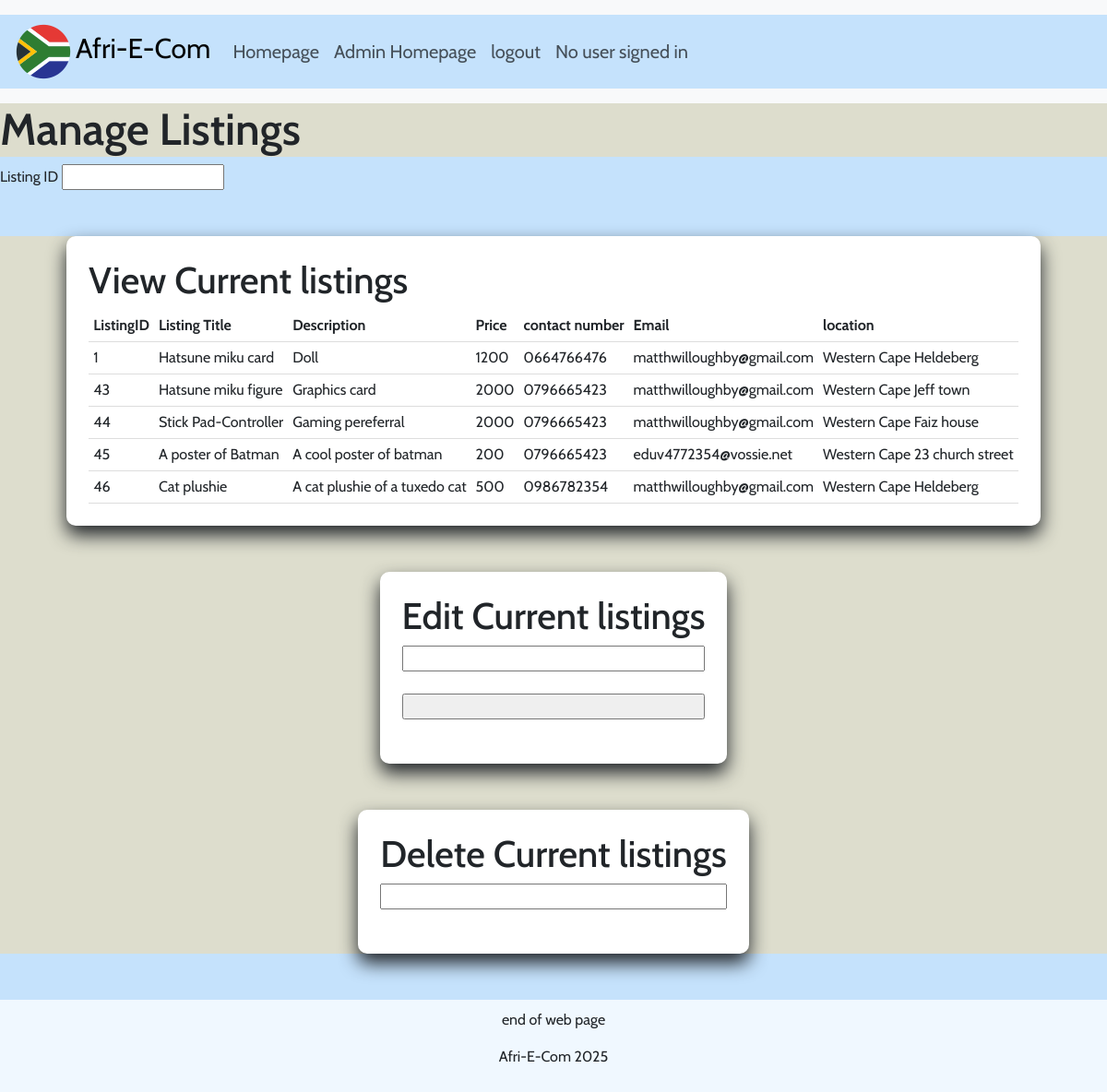
The page /manage_listings.php on the database its author committed.
### tables this page shows
CREATE TABLE `tbl_listings` (
  `listing_ID` int(11) NOT NULL,
  `listingTitle` varchar(255) NOT NULL,
  `description` varchar(255) NOT NULL,
  `price` varchar(250) NOT NULL,
  `contactNo` varchar(10) NOT NULL,
  `contactEmail` varchar(255) NOT NULL,
  `itemImage` mediumtext NOT NULL,
  `location` varchar(255) NOT NULL,
  `user_ID` int(11) NOT NULL
);

### manage_listings.php (the view, shortened to what this page needs)
<?php
    include("dbconn.php");
    $sqlGet= " SELECT * FROM tbl_listings";
    $Result=$dbconn->query($sqlGet);
?>
<!DOCTYPE html>
<html lang="en">
<head>
    <link href="https://cdn.jsdelivr.net/npm/bootstrap@5.3.6/dist/css/bootstrap.min.css" rel="stylesheet">
    <link rel="stylesheet" href="sitepro\CSS\styles.css">
</head>
<body>
    <nav class="navbar navbar-expand-lg bg-body-tertiary py-3">
  <div class="container-fluid">
    <a class="navbar-brand" href="index.php"><img src=sitepro/Images/icons8-south-africa-color-70.png>Afri-E-Com</a>
    <div class="collapse navbar-collapse nav-icons" id="navbarSupportedContent">
      <ul class="navbar-nav me-auto mb-2 mb-lg-0">
        <li class="nav-item">
          <a class="nav-link" href="Homepage.php">Homepage</a>
        </li>
         <li class="nav-item">
          <a class="nav-link" href="Adminpage.php">Admin Homepage</a>
        </li>
          <li class="nav-item">
            <form action ="index.php" method="post">
              <input type="submit" class="nav-link"  name="logout" value="logout"></a>
            </form>
        </li>
        <li class="nav-item">
          <a class="nav-link" ><?php if(isset($_SESSION["EmailAddress"])){ echo "Greetings ". $_SESSION["EmailAddress"];}else{echo "No user signed in";}; ?> </a>
        </li>
      </ul>
    </div>
  </div>
</nav>
    <div class="main-div">
      <h1 id="Main-heading">Manage Listings</h1>
    </div>
     <label>Listing ID</label>
              <input type="text" id="ViewID" name="ListingID"><br>
    <div class="main-div">
    <div class="admincontainer">
    <h2>View Current listings</h2>
            <div>
              <table style="width:100%">
                  <tr>
                    <th>ListingID</th>
                    <th>Listing Title</th>
                    <th>Description</th>
                    <th>Price</th>
                    <th>contact number</th>
                    <th>Email</th></th>
                    <th>location</th>
                  </tr>
                  <?php  while($ListingsCont=$Result->fetch_assoc()){?>
                  <tr data-id="<?=$ListingsCont['listing_ID']?>">
                    <td><?= $ListingsCont['listing_ID'] ?></th>
                    <td contenteditable="true"><?= htmlspecialchars($ListingsCont['listingTitle']) ?></td>
                    <td><?= htmlspecialchars($ListingsCont['description']) ?></td>
                    <td><?= htmlspecialchars($ListingsCont['price']) ?></td>
                    <td><?= htmlspecialchars($ListingsCont['contactNo']) ?></td>
                    <td><?= htmlspecialchars($ListingsCont['contactEmail']) ?></td>
                    <td><?= htmlspecialchars($ListingsCont['location']) ?></td>
                  </tr>
                  <?php
                } ?>
                </table>
            </div>
        </div>
        <div class="admincontainer">
            <h2>Edit Current listings</h2>
            <input type="text" id="SelectID" name="SelectListingID"><br>
            <input type="button" id="ProcessChange" name="ProcessChangeN" placeholder="Make change"><br>
        </div>
        <div class="admincontainer">
            <h2>Delete Current listings</h2>
            <input type="text" id="ViewID" name="ListingID" ><br>
        </div>
    </div>
</body>
<footer class="footer">
         <p>end of web page</p>
         <p>Afri-E-Com 2025</p>
</footer>
</html>

### sitepro/CSS/styles.css (style rules this page uses)
* { margin: 0; padding: 0; box-sizing: border-box; }
table { border-collapse: collapse; width: 100%; }
th, td { padding: 5px; text-align: left; border-bottom: 1px solid #ddd; }
body { font-family: "Cabin", sans-serif;; background-color: rgb(197, 226, 252); }
h1 { font-size: 3rem; font-weight: 600; }
h2 { font-size: 2.5rem; font-weight: 500; }
.navbar-brand { font-size: 30px; }
.container-fluid { background-color: rgb(197, 226, 252); }
.admincontainer { display: flex; background: #fff; width: max-content; flex-direction: column; padding: 1.5rem; margin: 50px auto; border-radius: 10px; box-shadow: 0 10px 20px; }
.nav-item { font-size: 20px; }
.nav-icons { margin-left: 0%; }
.main-div { background-color: rgb(221, 221, 205); }
.footer { background-color: aliceblue; padding:10px; text-align: center; }

### rows shown on the page
tbl_listings: listing_ID "1", listingTitle "Hatsune miku card", description "Doll", price "1200", contactNo "0664766476", contactEmail "matthwilloughby@gmail.com", location "Western Cape Heldeberg"
tbl_listings: listing_ID "43", listingTitle "Hatsune miku figure", description "Graphics card", price "2000", contactNo "0796665423", contactEmail "matthwilloughby@gmail.com", location "Western Cape Jeff town"
tbl_listings: listing_ID "44", listingTitle "Stick Pad-Controller", description "Gaming pereferral", price "2000", contactNo "0796665423", contactEmail "matthwilloughby@gmail.com", location "Western Cape Faiz house"
tbl_listings: listing_ID "45", listingTitle "A poster of Batman", description "A cool poster of batman", price "200", contactNo "0796665423", contactEmail "eduv4772354@vossie.net", location "Western Cape 23 church street"
tbl_listings: listing_ID "46", listingTitle "Cat plushie", description "A cat plushie of a tuxedo cat", price "500", contactNo "0986782354", contactEmail "matthwilloughby@gmail.com", location "Western Cape Heldeberg"
